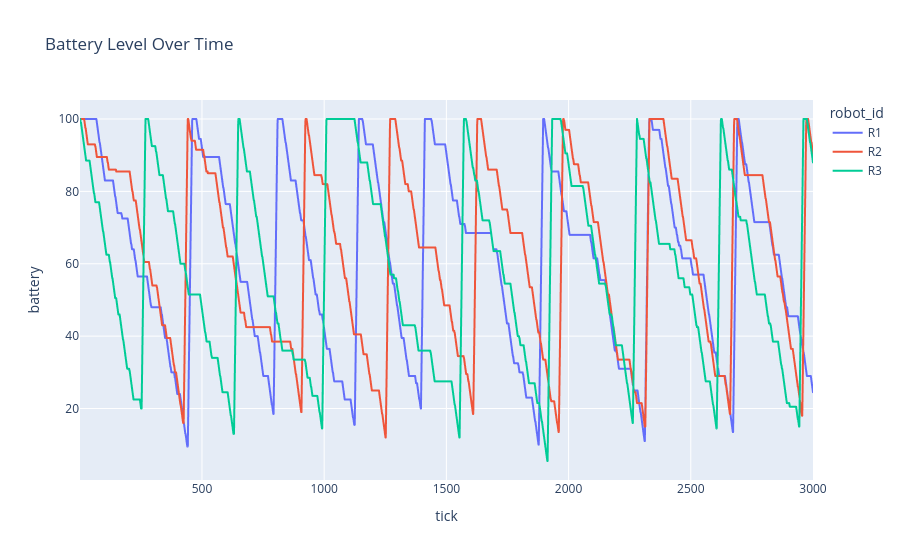

This figure's notebook cell:
### Code cell
fig = px.line(
    telemetry_df, x="tick", y="battery", color="robot_id",
    title="Battery Level Over Time",
)
fig.show()

### Figure 1 — Plotly figure (JSON) as saved in the notebook; plotly's stock layout.template omitted (floating-point values rounded to 4 significant figures; data arrays with more than 128 entries replaced by an {"elided": "..."} marker saying what was removed)
{"data": [{"hovertemplate": "robot_id=R1<br>tick=%{x}<br>battery=%{y}<extra></extra>", "legendgroup": "R1", "line": {"color": "#636efa", "dash": "solid"}, "marker": {"symbol": "circle"}, "mode": "lines", "name": "R1", "showlegend": true, "type": "scattergl", "x": {"elided": "3000 int values"}, "xaxis": "x", "y": {"elided": "3000 float values"}, "yaxis": "y"}, {"hovertemplate": "robot_id=R2<br>tick=%{x}<br>battery=%{y}<extra></extra>", "legendgroup": "R2", "line": {"color": "#EF553B", "dash": "solid"}, "marker": {"symbol": "circle"}, "mode": "lines", "name": "R2", "showlegend": true, "type": "scattergl", "x": {"elided": "3000 int values"}, "xaxis": "x", "y": {"elided": "3000 float values"}, "yaxis": "y"}, {"hovertemplate": "robot_id=R3<br>tick=%{x}<br>battery=%{y}<extra></extra>", "legendgroup": "R3", "line": {"color": "#00cc96", "dash": "solid"}, "marker": {"symbol": "circle"}, "mode": "lines", "name": "R3", "showlegend": true, "type": "scattergl", "x": {"elided": "3000 int values"}, "xaxis": "x", "y": {"elided": "3000 float values"}, "yaxis": "y"}], "layout": {"legend": {"title": {"text": "robot_id"}, "tracegroupgap": 0}, "title": {"text": "Battery Level Over Time"}, "xaxis": {"anchor": "y", "domain": [0, 1], "title": {"text": "tick"}}, "yaxis": {"anchor": "x", "domain": [0, 1], "title": {"text": "battery"}}}}
